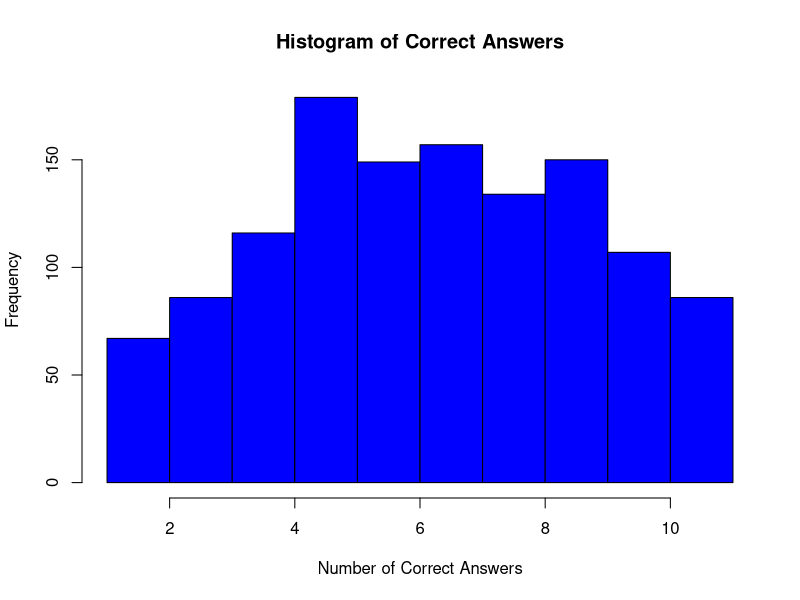

Generate this figure with R:
## ---- chunk 1
library(readxl)
library(stats)
## ---- chunk 2
data <- read_excel("GSS_1972_2014.xlsx")
## ---- chunk 3
colnames(data)
## ---- chunk 4
correct_answers <- c("True", "False", "True", "False", "True",
                     "False", "True", "True", "True",
                     "Earth around sun", "One year")
## ---- chunk 5
data_2014 <- data[data$"Gss year for this respondent" == 2014, ]

data_2014
## ---- chunk 6
science_questions <- colnames(data_2014)[c(42:52)]

science_questions
## ---- chunk 7
data_2014$correct_answers <- NA


for (i in seq_len(nrow(data_2014))) {
  data_2014$correct_answers[i] <-
    sum(data_2014[i, science_questions] == correct_answers)
}

data_2014$correct_answers
## ---- chunk 8
data_2014_non_zero <- subset(data_2014, correct_answers > 0)

hist(data_2014_non_zero$correct_answers,
     main = "Histogram of Correct Answers",
     xlab = "Number of Correct Answers",
     ylab = "Frequency",
     col = "blue")
## ---- chunk 9

demographic_variables <- c("Respondents sex",
                           "Age of respondent",
                           "Race of respondent",
                           "Marital status",
                           "Number of children",
                           "Highest year of school completed",
                           "Sexual orientation",
                           "Respondents income",
                           "Does r own or rent home?")

significant_variables <- c()

for (var in demographic_variables) {
  anova_result <- aov(correct_answers ~ data_2014[[var]], data = data_2014)

  print(paste("ANOVA for", var))

  print(summary(anova_result))

  if (summary(anova_result)[[1]][["Pr(>F)"]][1] < 0.05) {

    significant_variables <- c(significant_variables, var)
  }
}
## ---- chunk 10

for (var in significant_variables) {
  anova_result <- aov(correct_answers ~ data_2014[[var]], data = data_2014)

  posthoc_result <- TukeyHSD(anova_result)

  print(paste("Post-Hoc Test for", var))

  print(posthoc_result)
}
